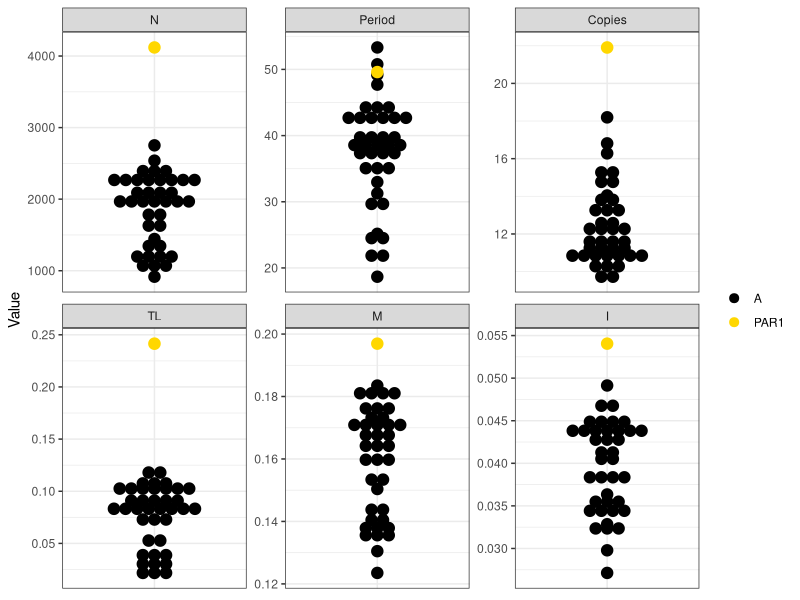

R code for this plot:
# load libraries and data
library(ggplot2)

data_s3 <- read.table("data_s3.txt", header=TRUE, sep="\t")
data_s3$param <- factor(data_s3$param, levels = c("N", "Period", "Copies","TL", "M", "I"))

# plot
s3 <- ggplot(data_s3, aes(x=factor(param), y=value, fill=chrType, color=chrType)) +  
  geom_dotplot(binaxis='y', stackdir='center', dotsize = 1.5) + 
  facet_wrap(.~param, scales = "free") +
  theme_bw() + 
  theme(axis.text.x = element_blank(), axis.ticks.x = element_blank(), axis.title.x = element_blank(), legend.title = element_blank()) +
  scale_color_manual(values = c("black", "#FFD700")) + 
  scale_fill_manual(values = c("black", "#FFD700")) + 
  ylab("Value")
s3